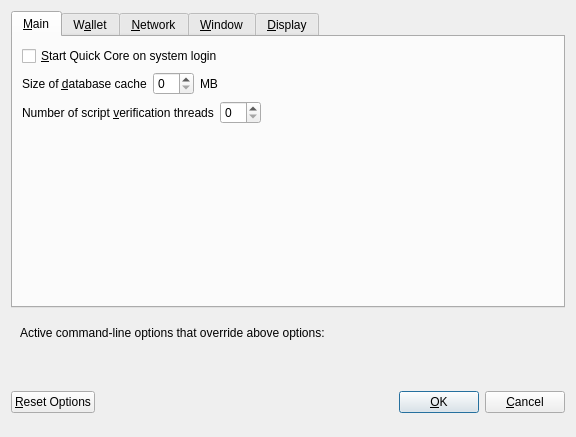
<?xml version="1.0" encoding="UTF-8"?>
<ui version="4.0">
 <class>OptionsDialog</class>
 <widget class="QDialog" name="OptionsDialog">
  <property name="geometry">
   <rect>
    <x>0</x>
    <y>0</y>
    <width>576</width>
    <height>402</height>
   </rect>
  </property>
  <property name="windowTitle">
   <string>Options</string>
  </property>
  <property name="modal">
   <bool>true</bool>
  </property>
  <layout class="QVBoxLayout" name="verticalLayout">
   <item>
    <widget class="QTabWidget" name="tabWidget">
     <property name="currentIndex">
      <number>0</number>
     </property>
     <widget class="QWidget" name="tabMain">
      <attribute name="title">
       <string>&amp;Main</string>
      </attribute>
      <layout class="QVBoxLayout" name="verticalLayout_Main">
       <item>
        <widget class="QCheckBox" name="bitcoinAtStartup">
         <property name="toolTip">
          <string>Automatically start Quick Core after logging in to the system.</string>
         </property>
         <property name="text">
          <string>&amp;Start Quick Core on system login</string>
         </property>
        </widget>
       </item>
       <item>
        <layout class="QHBoxLayout" name="horizontalLayout_2_Main">
         <item>
          <widget class="QLabel" name="databaseCacheLabel">
           <property name="text">
            <string>Size of &amp;database cache</string>
           </property>
           <property name="textFormat">
            <enum>Qt::PlainText</enum>
           </property>
           <property name="buddy">
            <cstring>databaseCache</cstring>
           </property>
          </widget>
         </item>
         <item>
          <widget class="QSpinBox" name="databaseCache"/>
         </item>
         <item>
          <widget class="QLabel" name="databaseCacheUnitLabel">
           <property name="text">
            <string>MB</string>
           </property>
           <property name="textFormat">
            <enum>Qt::PlainText</enum>
           </property>
          </widget>
         </item>
         <item>
          <spacer name="horizontalSpacer_2_Main">
           <property name="orientation">
            <enum>Qt::Horizontal</enum>
           </property>
           <property name="sizeHint" stdset="0">
            <size>
             <width>40</width>
             <height>20</height>
            </size>
           </property>
          </spacer>
         </item>
        </layout>
       </item>
       <item>
        <layout class="QHBoxLayout" name="horizontalLayout_3_Main">
         <item>
          <widget class="QLabel" name="threadsScriptVerifLabel">
           <property name="text">
            <string>Number of script &amp;verification threads</string>
           </property>
           <property name="textFormat">
            <enum>Qt::PlainText</enum>
           </property>
           <property name="buddy">
            <cstring>threadsScriptVerif</cstring>
           </property>
          </widget>
         </item>
         <item>
          <widget class="QSpinBox" name="threadsScriptVerif">
           <property name="toolTip">
            <string>(0 = auto, &lt;0 = leave that many cores free)</string>
           </property>
          </widget>
         </item>
         <item>
          <spacer name="horizontalSpacer_3_Main">
           <property name="orientation">
            <enum>Qt::Horizontal</enum>
           </property>
           <property name="sizeHint" stdset="0">
            <size>
             <width>40</width>
             <height>20</height>
            </size>
           </property>
          </spacer>
         </item>
        </layout>
       </item>
       <item>
        <spacer name="verticalSpacer_Main">
         <property name="orientation">
          <enum>Qt::Vertical</enum>
         </property>
         <property name="sizeHint" stdset="0">
          <size>
           <width>20</width>
           <height>40</height>
          </size>
         </property>
        </spacer>
       </item>
      </layout>
     </widget>
     <widget class="QWidget" name="tabWallet">
      <attribute name="title">
       <string>W&amp;allet</string>
      </attribute>
      <layout class="QVBoxLayout" name="verticalLayout_Wallet">
       <item>
        <widget class="QGroupBox" name="groupBox">
         <property name="title">
          <string>Expert</string>
         </property>
         <layout class="QVBoxLayout" name="verticalLayout_2">
          <item>
           <widget class="QCheckBox" name="coinControlFeatures">
            <property name="toolTip">
             <string>Whether to show coin control features or not.</string>
            </property>
            <property name="text">
             <string>Enable coin &amp;control features</string>
            </property>
           </widget>
          </item>
          <item>
           <widget class="QCheckBox" name="showMasternodesTab">
            <property name="toolTip">
             <string>Show additional tab listing all your masternodes in first sub-tab&lt;br/&gt;and all masternodes on the network in second sub-tab.</string>
            </property>
            <property name="text">
             <string>Show Masternodes Tab</string>
            </property>
           </widget>
          </item>
          <item>
           <widget class="QCheckBox" name="showAdvancedPSUI">
            <property name="toolTip">
             <string>Show additional information and buttons for PrivateSend on overview screen.</string>
            </property>
            <property name="text">
             <string>Enable advanced PrivateSend interface</string>
            </property>
           </widget>
          </item>
          <item>
           <widget class="QCheckBox" name="lowKeysWarning">
            <property name="toolTip">
             <string>Show warning dialog when PrivateSend detects that wallet has very low number of keys left.</string>
            </property>
            <property name="text">
             <string>Warn if PrivateSend is running out of keys</string>
            </property>
           </widget>
          </item>
          <item>
           <widget class="QCheckBox" name="privateSendMultiSession">
            <property name="toolTip">
             <string>Whether to use experimental PrivateSend mode with multiple mixing sessions per block.&lt;br/&gt;Note: You must use this feature carefully.&lt;br/&gt;Make sure you always have recent wallet (auto)backup in a safe place!</string>
            </property>
            <property name="text">
             <string>Enable PrivateSend &amp;multi-session</string>
            </property>
           </widget>
          </item>
          <item>
           <widget class="QCheckBox" name="spendZeroConfChange">
            <property name="toolTip">
             <string>If you disable the spending of unconfirmed change, the change from a transaction&lt;br/&gt;cannot be used until that transaction has at least one confirmation.&lt;br/&gt;This also affects how your balance is computed.</string>
            </property>
            <property name="text">
             <string>&amp;Spend unconfirmed change</string>
            </property>
           </widget>
          </item>
         </layout>
        </widget>
       </item>
       <item>
        <layout class="QHBoxLayout" name="horizontalLayout_4_Wallet">
         <item>
          <widget class="QLabel" name="label">
           <property name="toolTip">
            <string>This setting determines the amount of individual masternodes that an input will be anonymized through.&lt;br/&gt;More rounds of anonymization gives a higher degree of privacy, but also costs more in fees.</string>
           </property>
           <property name="text">
            <string>PrivateSend rounds to use</string>
           </property>
          </widget>
         </item>
         <item>
          <widget class="QSpinBox" name="privateSendRounds">
           <property name="minimum">
            <number>2</number>
           </property>
           <property name="maximum">
            <number>8</number>
           </property>
           <property name="value">
            <number>4</number>
           </property>
          </widget>
         </item>
        </layout>
       </item>
       <item>
        <layout class="QHBoxLayout" name="horizontalLayout">
         <item>
          <widget class="QLabel" name="label_2">
           <property name="toolTip">
            <string>This amount acts as a threshold to turn off PrivateSend once it's reached.</string>
           </property>
           <property name="statusTip">
            <string notr="true"/>
           </property>
           <property name="whatsThis">
            <string notr="true"/>
           </property>
           <property name="accessibleName">
            <string notr="true"/>
           </property>
           <property name="accessibleDescription">
            <string notr="true"/>
           </property>
           <property name="text">
            <string>Amount of Quick to keep anonymized</string>
           </property>
          </widget>
         </item>
         <item>
          <widget class="QSpinBox" name="privateSendAmount">
           <property name="minimum">
            <number>2</number>
           </property>
           <property name="maximum">
            <number>2000</number>
           </property>
           <property name="singleStep">
            <number>10</number>
           </property>
           <property name="value">
            <number>1000</number>
           </property>
          </widget>
         </item>
        </layout>
       </item>
       <item>
        <spacer name="verticalSpacer_Wallet">
         <property name="orientation">
          <enum>Qt::Vertical</enum>
         </property>
         <property name="sizeHint" stdset="0">
          <size>
           <width>20</width>
           <height>40</height>
          </size>
         </property>
        </spacer>
       </item>
      </layout>
     </widget>
     <widget class="QWidget" name="tabNetwork">
      <attribute name="title">
       <string>&amp;Network</string>
      </attribute>
      <layout class="QVBoxLayout" name="verticalLayout_Network">
       <item>
        <widget class="QCheckBox" name="mapPortUpnp">
         <property name="toolTip">
          <string>Automatically open the Quick Core client port on the router. This only works when your router supports UPnP and it is enabled.</string>
         </property>
         <property name="text">
          <string>Map port using &amp;UPnP</string>
         </property>
        </widget>
       </item>
       <item>
        <widget class="QCheckBox" name="allowIncoming">
         <property name="toolTip">
          <string>Accept connections from outside</string>
         </property>
         <property name="text">
          <string>Allow incoming connections</string>
         </property>
        </widget>
       </item>
       <item>
        <widget class="QCheckBox" name="connectSocks">
         <property name="toolTip">
          <string>Connect to the Quick network through a SOCKS5 proxy.</string>
         </property>
         <property name="text">
          <string>&amp;Connect through SOCKS5 proxy (default proxy):</string>
         </property>
        </widget>
       </item>
       <item>
        <layout class="QHBoxLayout" name="horizontalLayout_1_Network">
         <item>
          <widget class="QLabel" name="proxyIpLabel">
           <property name="text">
            <string>Proxy &amp;IP:</string>
           </property>
           <property name="textFormat">
            <enum>Qt::PlainText</enum>
           </property>
           <property name="buddy">
            <cstring>proxyIp</cstring>
           </property>
          </widget>
         </item>
         <item>
          <widget class="QValidatedLineEdit" name="proxyIp">
           <property name="minimumSize">
            <size>
             <width>140</width>
             <height>0</height>
            </size>
           </property>
           <property name="maximumSize">
            <size>
             <width>140</width>
             <height>16777215</height>
            </size>
           </property>
           <property name="toolTip">
            <string>IP address of the proxy (e.g. IPv4: 127.0.0.1 / IPv6: ::1)</string>
           </property>
          </widget>
         </item>
         <item>
          <widget class="QLabel" name="proxyPortLabel">
           <property name="text">
            <string>&amp;Port:</string>
           </property>
           <property name="textFormat">
            <enum>Qt::PlainText</enum>
           </property>
           <property name="buddy">
            <cstring>proxyPort</cstring>
           </property>
          </widget>
         </item>
         <item>
          <widget class="QLineEdit" name="proxyPort">
           <property name="minimumSize">
            <size>
             <width>55</width>
             <height>0</height>
            </size>
           </property>
           <property name="maximumSize">
            <size>
             <width>55</width>
             <height>16777215</height>
            </size>
           </property>
           <property name="toolTip">
            <string>Port of the proxy (e.g. 9050)</string>
           </property>
          </widget>
         </item>
         <item>
          <spacer name="horizontalSpacer_1_Network">
           <property name="orientation">
            <enum>Qt::Horizontal</enum>
           </property>
           <property name="sizeHint" stdset="0">
            <size>
             <width>40</width>
             <height>20</height>
            </size>
           </property>
          </spacer>
         </item>
        </layout>
       </item>
       <item>
        <layout class="QHBoxLayout" name="horizontalLayout_2_Network">
         <item>
          <widget class="QLabel" name="proxyActiveNets">
           <property name="text">
            <string>Used for reaching peers via:</string>
           </property>
           <property name="textFormat">
            <enum>Qt::PlainText</enum>
           </property>
          </widget>
         </item>
         <item>
          <widget class="QCheckBox" name="proxyReachIPv4">
           <property name="enabled">
            <bool>false</bool>
           </property>
           <property name="toolTip">
            <string>Shows, if the supplied default SOCKS5 proxy is used to reach peers via this network type.</string>
           </property>
           <property name="text">
            <string/>
           </property>
          </widget>
         </item>
         <item>
          <widget class="QLabel" name="proxyReachIPv4Label">
           <property name="text">
            <string>IPv4</string>
           </property>
           <property name="textFormat">
            <enum>Qt::PlainText</enum>
           </property>
          </widget>
         </item>
         <item>
          <widget class="QCheckBox" name="proxyReachIPv6">
           <property name="enabled">
            <bool>false</bool>
           </property>
           <property name="toolTip">
            <string>Shows, if the supplied default SOCKS5 proxy is used to reach peers via this network type.</string>
           </property>
           <property name="text">
            <string/>
           </property>
          </widget>
         </item>
         <item>
          <widget class="QLabel" name="proxyReachIPv6Label">
           <property name="text">
            <string>IPv6</string>
           </property>
           <property name="textFormat">
            <enum>Qt::PlainText</enum>
           </property>
          </widget>
         </item>
         <item>
          <widget class="QCheckBox" name="proxyReachTor">
           <property name="enabled">
            <bool>false</bool>
           </property>
           <property name="toolTip">
            <string>Shows, if the supplied default SOCKS5 proxy is used to reach peers via this network type.</string>
           </property>
           <property name="text">
            <string/>
           </property>
          </widget>
         </item>
         <item>
          <widget class="QLabel" name="proxyReachTorLabel">
           <property name="text">
            <string>Tor</string>
           </property>
           <property name="textFormat">
            <enum>Qt::PlainText</enum>
           </property>
          </widget>
         </item>
         <item>
          <spacer name="horizontalSpacer_2_Network">
           <property name="orientation">
            <enum>Qt::Horizontal</enum>
           </property>
           <property name="sizeHint" stdset="0">
            <size>
             <width>40</width>
             <height>20</height>
            </size>
           </property>
          </spacer>
         </item>
        </layout>
       </item>
       <item>
        <widget class="QCheckBox" name="connectSocksTor">
         <property name="toolTip">
          <string>Connect to the Quick network through a separate SOCKS5 proxy for Tor hidden services.</string>
         </property>
         <property name="text">
          <string>Use separate SOCKS5 proxy to reach peers via Tor hidden services:</string>
         </property>
        </widget>
       </item>
       <item>
        <layout class="QHBoxLayout" name="horizontalLayout_3_Network">
         <item>
          <widget class="QLabel" name="proxyIpTorLabel">
           <property name="text">
            <string>Proxy &amp;IP:</string>
           </property>
           <property name="textFormat">
            <enum>Qt::PlainText</enum>
           </property>
           <property name="buddy">
            <cstring>proxyIpTor</cstring>
           </property>
          </widget>
         </item>
         <item>
          <widget class="QValidatedLineEdit" name="proxyIpTor">
           <property name="minimumSize">
            <size>
             <width>140</width>
             <height>0</height>
            </size>
           </property>
           <property name="maximumSize">
            <size>
             <width>140</width>
             <height>16777215</height>
            </size>
           </property>
           <property name="toolTip">
            <string>IP address of the proxy (e.g. IPv4: 127.0.0.1 / IPv6: ::1)</string>
           </property>
          </widget>
         </item>
         <item>
          <widget class="QLabel" name="proxyPortTorLabel">
           <property name="text">
            <string>&amp;Port:</string>
           </property>
           <property name="textFormat">
            <enum>Qt::PlainText</enum>
           </property>
           <property name="buddy">
            <cstring>proxyPortTor</cstring>
           </property>
          </widget>
         </item>
         <item>
          <widget class="QLineEdit" name="proxyPortTor">
           <property name="minimumSize">
            <size>
             <width>55</width>
             <height>0</height>
            </size>
           </property>
           <property name="maximumSize">
            <size>
             <width>55</width>
             <height>16777215</height>
            </size>
           </property>
           <property name="toolTip">
            <string>Port of the proxy (e.g. 9050)</string>
           </property>
          </widget>
         </item>
         <item>
          <spacer name="horizontalSpacer_4_Network">
           <property name="orientation">
            <enum>Qt::Horizontal</enum>
           </property>
           <property name="sizeHint" stdset="0">
            <size>
             <width>40</width>
             <height>20</height>
            </size>
           </property>
          </spacer>
         </item>
        </layout>
       </item>
       <item>
        <spacer name="verticalSpacer_Network">
         <property name="orientation">
          <enum>Qt::Vertical</enum>
         </property>
         <property name="sizeHint" stdset="0">
          <size>
           <width>20</width>
           <height>40</height>
          </size>
         </property>
        </spacer>
       </item>
      </layout>
     </widget>
     <widget class="QWidget" name="tabWindow">
      <attribute name="title">
       <string>&amp;Window</string>
      </attribute>
      <layout class="QVBoxLayout" name="verticalLayout_Window">
       <item>
        <widget class="QCheckBox" name="minimizeToTray">
         <property name="toolTip">
          <string>Show only a tray icon after minimizing the window.</string>
         </property>
         <property name="text">
          <string>&amp;Minimize to the tray instead of the taskbar</string>
         </property>
        </widget>
       </item>
       <item>
        <widget class="QCheckBox" name="minimizeOnClose">
         <property name="toolTip">
          <string>Minimize instead of exit the application when the window is closed. When this option is enabled, the application will be closed only after selecting Exit in the menu.</string>
         </property>
         <property name="text">
          <string>M&amp;inimize on close</string>
         </property>
        </widget>
       </item>
       <item>
        <spacer name="verticalSpacer_Window">
         <property name="orientation">
          <enum>Qt::Vertical</enum>
         </property>
         <property name="sizeHint" stdset="0">
          <size>
           <width>20</width>
           <height>40</height>
          </size>
         </property>
        </spacer>
       </item>
      </layout>
     </widget>
     <widget class="QWidget" name="tabDisplay">
      <attribute name="title">
       <string>&amp;Display</string>
      </attribute>
      <layout class="QVBoxLayout" name="verticalLayout_Display">
       <item>
        <layout class="QHBoxLayout" name="horizontalLayout_1_Display">
         <item>
          <widget class="QLabel" name="langLabel">
           <property name="text">
            <string>User Interface &amp;language:</string>
           </property>
           <property name="textFormat">
            <enum>Qt::PlainText</enum>
           </property>
           <property name="buddy">
            <cstring>lang</cstring>
           </property>
          </widget>
         </item>
         <item>
          <widget class="QValueComboBox" name="lang">
           <property name="toolTip">
            <string>The user interface language can be set here. This setting will take effect after restarting Quick Core.</string>
           </property>
          </widget>
         </item>
        </layout>
       </item>
       <item>
        <widget class="QLabel" name="label_3">
         <property name="toolTip">
          <string notr="true"/>
         </property>
         <property name="statusTip">
          <string notr="true"/>
         </property>
         <property name="whatsThis">
          <string notr="true"/>
         </property>
         <property name="accessibleName">
          <string notr="true"/>
         </property>
         <property name="text">
          <string>Language missing or translation incomplete? Help contributing translations here:
https://www.transifex.com/projects/p/quick/</string>
         </property>
         <property name="wordWrap">
          <bool>true</bool>
         </property>
         <property name="openExternalLinks">
          <bool>true</bool>
         </property>
         <property name="textInteractionFlags">
          <set>Qt::TextBrowserInteraction</set>
         </property>
        </widget>
       </item>
       <item>
        <layout class="QHBoxLayout" name="horizontalLayout_4_Display" stretch="0,0">
         <item>
          <widget class="QLabel" name="themeLabel">
           <property name="text">
            <string>User Interface Theme:</string>
           </property>
          </widget>
         </item>
         <item>
          <widget class="QValueComboBox" name="theme"/>
         </item>
        </layout>
       </item>
       <item>
        <widget class="Line" name="line">
         <property name="orientation">
          <enum>Qt::Horizontal</enum>
         </property>
        </widget>
       </item>
       <item>
        <layout class="QHBoxLayout" name="horizontalLayout_2_Display">
         <item>
          <widget class="QLabel" name="unitLabel">
           <property name="text">
            <string>&amp;Unit to show amounts in:</string>
           </property>
           <property name="textFormat">
            <enum>Qt::PlainText</enum>
           </property>
           <property name="buddy">
            <cstring>unit</cstring>
           </property>
          </widget>
         </item>
         <item>
          <widget class="QValueComboBox" name="unit">
           <property name="toolTip">
            <string>Choose the default subdivision unit to show in the interface and when sending coins.</string>
           </property>
          </widget>
         </item>
        </layout>
       </item>
       <item>
        <layout class="QHBoxLayout" name="horizontalLayout_5_Display">
         <item>
          <widget class="QLabel" name="digitsLabel">
           <property name="text">
            <string>Decimal digits</string>
           </property>
          </widget>
         </item>
         <item>
          <widget class="QValueComboBox" name="digits"/>
         </item>
        </layout>
       </item>
       <item>
        <layout class="QHBoxLayout" name="horizontalLayout_3_Display">
         <item>
          <widget class="QLabel" name="thirdPartyTxUrlsLabel">
           <property name="toolTip">
            <string>Third party URLs (e.g. a block explorer) that appear in the transactions tab as context menu items.&lt;br/&gt;%s in the URL is replaced by transaction hash. Multiple URLs are separated by vertical bar |.</string>
           </property>
           <property name="text">
            <string>Third party transaction URLs</string>
           </property>
           <property name="buddy">
            <cstring>thirdPartyTxUrls</cstring>
           </property>
          </widget>
         </item>
         <item>
          <widget class="QLineEdit" name="thirdPartyTxUrls">
           <property name="toolTip">
            <string>Third party URLs (e.g. a block explorer) that appear in the transactions tab as context menu items.&lt;br/&gt;%s in the URL is replaced by transaction hash. Multiple URLs are separated by vertical bar |.</string>
           </property>
          </widget>
         </item>
        </layout>
       </item>
       <item>
        <spacer name="verticalSpacer">
         <property name="orientation">
          <enum>Qt::Vertical</enum>
         </property>
         <property name="sizeHint" stdset="0">
          <size>
           <width>20</width>
           <height>40</height>
          </size>
         </property>
        </spacer>
       </item>
      </layout>
     </widget>
    </widget>
   </item>
   <item>
    <widget class="QFrame" name="frame">
     <layout class="QVBoxLayout" name="verticalLayout_Bottom">
      <item>
       <layout class="QHBoxLayout" name="horizontalLayout_Bottom">
        <item>
         <widget class="QLabel" name="overriddenByCommandLineInfoLabel">
          <property name="text">
           <string>Active command-line options that override above options:</string>
          </property>
          <property name="textFormat">
           <enum>Qt::PlainText</enum>
          </property>
         </widget>
        </item>
        <item>
         <spacer name="horizontalSpacer_Bottom">
          <property name="orientation">
           <enum>Qt::Horizontal</enum>
          </property>
          <property name="sizeHint" stdset="0">
           <size>
            <width>40</width>
            <height>20</height>
           </size>
          </property>
         </spacer>
        </item>
       </layout>
      </item>
      <item>
       <widget class="QLabel" name="overriddenByCommandLineLabel">
        <property name="text">
         <string/>
        </property>
        <property name="textFormat">
         <enum>Qt::PlainText</enum>
        </property>
        <property name="wordWrap">
         <bool>true</bool>
        </property>
       </widget>
      </item>
     </layout>
    </widget>
   </item>
   <item>
    <layout class="QHBoxLayout" name="horizontalLayout_Buttons">
     <item>
      <widget class="QPushButton" name="resetButton">
       <property name="toolTip">
        <string>Reset all client options to default.</string>
       </property>
       <property name="text">
        <string>&amp;Reset Options</string>
       </property>
       <property name="autoDefault">
        <bool>false</bool>
       </property>
      </widget>
     </item>
     <item>
      <spacer name="horizontalSpacer_1">
       <property name="orientation">
        <enum>Qt::Horizontal</enum>
       </property>
       <property name="sizeHint" stdset="0">
        <size>
         <width>40</width>
         <height>48</height>
        </size>
       </property>
      </spacer>
     </item>
     <item>
      <widget class="QLabel" name="statusLabel">
       <property name="minimumSize">
        <size>
         <width>200</width>
         <height>0</height>
        </size>
       </property>
       <property name="font">
        <font>
         <weight>75</weight>
         <bold>true</bold>
        </font>
       </property>
       <property name="text">
        <string/>
       </property>
       <property name="textFormat">
        <enum>Qt::PlainText</enum>
       </property>
       <property name="wordWrap">
        <bool>true</bool>
       </property>
      </widget>
     </item>
     <item>
      <spacer name="horizontalSpacer_2">
       <property name="orientation">
        <enum>Qt::Horizontal</enum>
       </property>
       <property name="sizeHint" stdset="0">
        <size>
         <width>40</width>
         <height>48</height>
        </size>
       </property>
      </spacer>
     </item>
     <item>
      <widget class="QPushButton" name="okButton">
       <property name="text">
        <string>&amp;OK</string>
       </property>
       <property name="autoDefault">
        <bool>false</bool>
       </property>
       <property name="default">
        <bool>true</bool>
       </property>
      </widget>
     </item>
     <item>
      <widget class="QPushButton" name="cancelButton">
       <property name="text">
        <string>&amp;Cancel</string>
       </property>
       <property name="autoDefault">
        <bool>false</bool>
       </property>
      </widget>
     </item>
    </layout>
   </item>
  </layout>
 </widget>
 <customwidgets>
  <customwidget>
   <class>QValidatedLineEdit</class>
   <extends>QLineEdit</extends>
   <header>qvalidatedlineedit.h</header>
  </customwidget>
  <customwidget>
   <class>QValueComboBox</class>
   <extends>QComboBox</extends>
   <header>qvaluecombobox.h</header>
  </customwidget>
 </customwidgets>
 <resources/>
 <connections/>
</ui>
